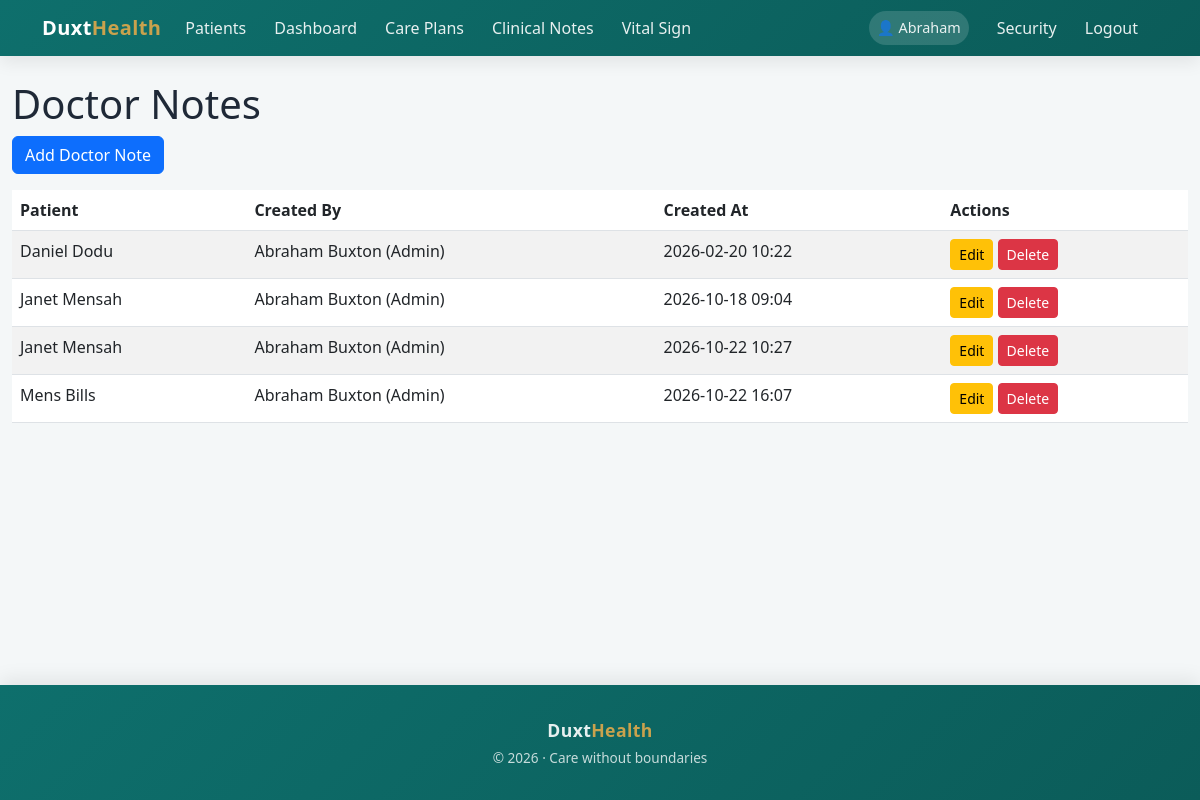
The page /doctornotes/ (signed in) on the database its author committed.
### homecare/models.py (models this page shows, shortened)
class DoctorNote(models.Model):
    patient = models.ForeignKey(
        Patient,
        on_delete=models.CASCADE,
        related_name="doctor_notes"
    )
    care_plan = models.ForeignKey(
        CarePlan,
        on_delete=models.SET_NULL,
        null=True,
        blank=True
    )
    visit = models.ForeignKey(
        VisitSchedule,
        on_delete=models.SET_NULL,
        null=True,
        blank=True
    )
    created_by = models.ForeignKey(
        HealthProfessional,
        on_delete=models.SET_NULL,
        null=True
    )
    note = models.TextField()
    created_at = models.DateTimeField(auto_now_add=True)

class Patient(models.Model):
    user = models.OneToOneField(
        settings.AUTH_USER_MODEL,
        on_delete=models.CASCADE,
        related_name="patient_profile",
        null=True,
        blank=True,
        help_text="Login account for the patient. Must NOT be a staff account."
    )
    first_name = models.CharField(max_length=100)
    last_name = models.CharField(max_length=100)
    other_name = models.CharField(max_length=100, blank=True, null = True)
    date_of_birth = models.DateField()
    GENDER_CHOICES = [
        ('M', 'Male'),
        ('F', 'Female'),
        ('O', 'Other')
    ]
    gender = models.CharField(max_length=1, choices=GENDER_CHOICES)
    MARITAL_STATUS_CHOICES = [
        ('single', 'Single'),
        ('married', 'Married'),
        ('divorced', 'Divorced'),
        ('widowed', 'Widowed'),
    ]
    contact_phone = models.CharField(max_length=20)
    address = models.TextField()
    nationality = models.CharField(max_length=100, default='Ghana')
    primary_language = models.CharField(max_length=100, blank=True, null = True)
    diagnosis = models.CharField(max_length=1000, null=True, blank=True)
    diagnosis_summary = models.TextField(null=True, blank=True)
    blood_group = models.CharField(max_length=20, blank=True, null = True)
    genotype = models.CharField(max_length=20, blank=True, null = True)
    medical_history = models.TextField(null = True, blank = True)
    patient_code = models.UUIDField(
        default=uuid.uuid4,
        editable=False,
        unique=True
    )
    created_at = models.DateTimeField(default=timezone.now)
    is_active = models.BooleanField(default=True)
    is_flagged = models.BooleanField(default=False)
    admin_notes = models.TextField(blank=True)
    from datetime import date
    def __str__(self):
        return f"{self.first_name} {self.last_name}"

class HealthProfessional(models.Model):
    user = models.OneToOneField(User, on_delete=models.CASCADE)
    ROLE_CHOICES = [
        ('doctor', 'Doctor'),
        ('nurse', 'Nurse'),
        ('caregiver', 'Caregiver'),
        ('admin', 'Admin'),
        ('outreach_0fficer','Outreach_0fficer')
    ]
    role = models.CharField(max_length=20, choices=ROLE_CHOICES)
    registration_number = models.CharField(max_length = 50, null = True, blank = True)
    pin = models.CharField(max_length = 50, null = True, blank = True)
    location = models.TextField(null =True, blank = True)
    address = models.TextField(null =True, blank = True)
    phone = models.CharField(max_length=20)
    created_at = models.DateTimeField(default=timezone.now)
    def __str__(self):
        return f"{self.user.get_full_name()} ({self.get_role_display()})"

### homecare/views.py (the view)
# urls.py: path('doctornotes/', views.doctornote_list, name='doctornote_list'),
@login_required
@role_required(['admin', 'doctor'])
def doctornote_list(request):
    notes = _get_queryset_for_user(DoctorNote, request.user)
    return render(request, 'homecare/doctornote_list.html', {'notes': notes})

### homecare/views.py (called while the page is built)
def _get_queryset_for_user(model, user):
    hp = getattr(user, 'healthprofessional', None)
    if hp and hp.role in ['nurse', 'doctor']:
        return model.objects.filter(patient__assignments__professional=hp).distinct()
    return model.objects.all()

### homecare/templates/homecare/doctornote_list.html
{% extends "bases.html" %}
{% block content %}
  <h1>Doctor Notes</h1>
  <a href="{% url 'homecare:doctornote_create' %}" class="btn btn-primary mb-3">Add Doctor Note</a>
  <table class="table table-striped">
    <thead>
      <tr>
        <th>Patient</th>
        <th>Created By</th>
        <th>Created At</th>
        <th>Actions</th>
      </tr>
    </thead>
    <tbody>
      {% for note in notes %}
      <tr>
        <td>{{ note.patient }}</td>
        <td>{{ note.created_by }}</td>
        <td>{{ note.created_at|date:"Y-m-d H:i" }}</td>
        <td>
          <a href="{% url 'homecare:doctornote_update' note.pk %}" class="btn btn-sm btn-warning">Edit</a>
          {% if request.user.healthprofessional.role == 'admin' %}
          <a href="{% url 'homecare:doctornote_delete' note.pk %}" class="btn btn-sm btn-danger">Delete</a>
          {% endif %}
        </td>
      </tr>
      {% empty %}
      <tr><td colspan="6">No doctor notes found.</td></tr>
      {% endfor %}
    </tbody>
  </table>
{% endblock %}

### templates/bases.html (shortened to what this page needs)
<!DOCTYPE html>
<html lang="en">
<head>
  <link href="https://cdn.jsdelivr.net/npm/bootstrap@5.3.0/dist/css/bootstrap.min.css" rel="stylesheet" />
</head>
<body>
<nav class="navbar navbar-expand-lg navbar-dark">
  <div class="container">
    <a class="navbar-brand" href="{% url 'homecare:home' %}">
      Duxt<span>Health</span>
    </a>
    <div class="collapse navbar-collapse" id="navbarNav">
      <ul class="navbar-nav">
        <li class="nav-item">
          <a class="nav-link" href="{% url 'homecare:patient_list' %}">Patients</a>
        </li>
        <li class="nav-item">
          <a class="nav-link" href="{% url 'homecare:homecare_home' %}">Dashboard</a>
        </li>
        <li class="nav-item">
          <a class="nav-link" href="{% url 'homecare:careplan_list' %}">Care Plans</a>
        </li>
        <li class="nav-item">
          <a class="nav-link" href="{% url 'homecare:doctornote_list' %}">Clinical Notes</a>
        </li>
        <li class="nav-item">
          <a class="nav-link" href="{% url 'homecare:vitalsign_list' %}">Vital Sign</a>
        </li>
      </ul>
      <ul class="navbar-nav ms-auto align-items-lg-center">
        {% if user.is_authenticated %}
          <li class="nav-item me-2">
            <span class="nav-link user-badge">👤 {{ user.first_name|capfirst }}</span>
          </li>
          <li class="nav-item">
            <a class="nav-link" href="{% url 'password_change' %}">Security</a>
          </li>
          <li class="nav-item">
            <a class="nav-link" href="{% url 'logout' %}">Logout</a>
          </li>
        {% endif %}
      </ul>
    </div>
  </div>
</nav>
<main class="container my-4">
  {% block content %}{% endblock %}
</main>
<footer class="footer text-center">
  <div class="container">
    <p class="mb-1 footer-brand">
      Duxt<span>Health</span>
    </p>
    <p class="footer-tagline mb-0">
      © 2026 · Care without boundaries
    </p>
  </div>
</footer>
</body>
</html>

### templates/bases.html (style rules this page uses)
:root { --duxt-primary: #0E6F6C; --duxt-secondary: #7ED6C2; --duxt-gold: #C9A24D; --duxt-dark: #1F2937; --duxt-bg: #f4f7f8; --duxt-gradient: linear-gradient(135deg, #0E6F6C, #0b5c59); }
body { font-family: "Segoe UI", system-ui, -apple-system, BlinkMacSystemFont, sans-serif; background-color: var(--duxt-bg); color: var(--duxt-dark); min-height: 100vh; display: flex; flex-direction: column; }
.navbar { background: var(--duxt-gradient); box-shadow: 0 6px 18px rgba(0,0,0,.08); }
.navbar-brand { font-weight: 700; font-size: 1.25rem; letter-spacing: 0.4px; }
.navbar-brand span { color: var(--duxt-gold); }
.nav-link { color: rgba(255,255,255,.9) !important; font-weight: 500; margin-right: 12px; transition: color .2s ease; }
.user-badge { background: rgba(255,255,255,.15); padding: 6px 14px; border-radius: 20px; font-size: 0.9rem; }
main.container { max-width: 1200px; flex: 1; }
footer.footer { background: var(--duxt-gradient); color: rgba(255,255,255,.9); padding: 2rem 0; box-shadow: 0 -6px 18px rgba(0,0,0,.08); }
.footer-brand { font-weight: 700; font-size: 1.1rem; letter-spacing: 0.4px; }
.footer-brand span { color: var(--duxt-gold); }
.footer-tagline { font-size: 0.85rem; opacity: 0.85; }

### rows shown on the page
DoctorNote: patient "Daniel Dodu", created_by "Abraham Buxton (Admin)", created_at "2026-02-20 10:22"
DoctorNote: patient "Janet Mensah", created_by "Abraham Buxton (Admin)", created_at "2026-10-18 09:04"
DoctorNote: patient "Janet Mensah", created_by "Abraham Buxton (Admin)", created_at "2026-10-22 10:27"
DoctorNote: patient "Mens Bills", created_by "Abraham Buxton (Admin)", created_at "2026-10-22 16:07"

### other values the page prints
{{ user.first_name|capfirst }} "Abraham"
